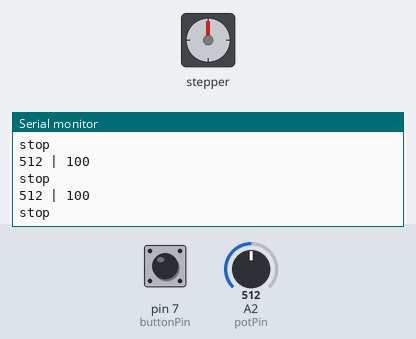
Simulated run of this sketch. Board: Arduino Uno, built with avr-gcc and run on an emulated ATmega328P. Shown: stepper motor, the last lines printed to the serial monitor. The inputs (shaded band) are chosen by the test bench; at power-on: pin 7 (buttonPin) LOW, A2 (potPin) = 512. Stepper angles assume 2048 steps per turn.

Above: at 1.3 s.
1.4 s: pin 7 (buttonPin) pulled HIGH for 0.6 s
At 1.82 s:
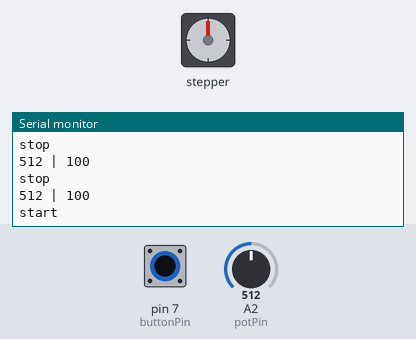
3.5 s: A2 (potPin) set to 716
At 3.83 s:
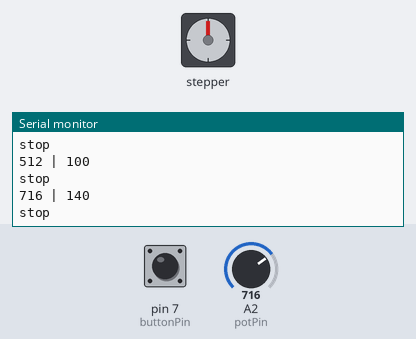
5.0 s: A2 (potPin) set to 900
At 5.33 s:
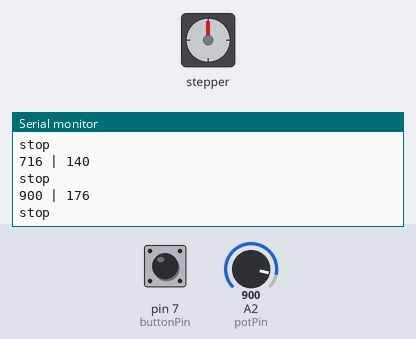
Timing chart, 0 to 8.0 s (numbered marks = the images above; inputs shaded):
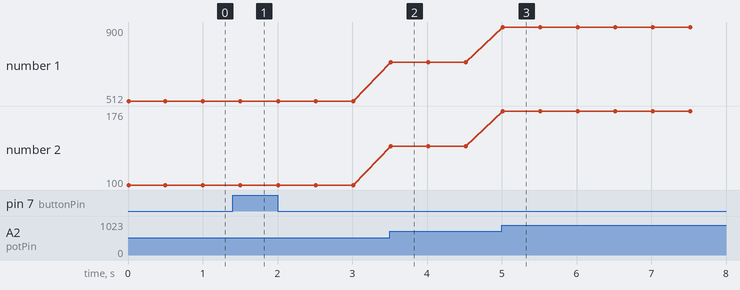

Measured:
- after the input at 3.5 s, the serial monitor: prints a new line at once (image 2)
- after the input at 5.0 s, the serial monitor: prints a new line at once (image 3)
- plotted number 1: 512 → 716 after the input at 3.5 s, 716 → 900 after the input at 5.0 s
- plotted number 2: 100 → 140 after the input at 3.5 s, 140 → 176 after the input at 5.0 s

The sketch:

Slider-arduino.ino
```cpp
#include <Stepper.h>

#define STEPS 64

int buttonPin = 7;
int potPin = 2;
int buttonState = 0;
int potVal = 0;
Stepper stepper(STEPS, 2, 3, 4, 5);

void setup()
{
  Serial.begin(9600);
  Serial.println("start");
  pinMode(buttonPin, INPUT);
  pinMode(potPin, INPUT);
  stepper.setSpeed(100);
}

void loop()
{
  potVal = analogRead(potPin);
  Serial.print(potVal);
  int s = map(potVal, 0, 1023, 1, 200);
  Serial.print(" | ");
  Serial.println(s);

  buttonState = digitalRead(buttonPin);
  if (buttonState == HIGH) {
    Serial.println("start");
//    stepper.setSpeed(s);
    stepper.step(1);
  } else {
    Serial.println("stop");
  }
  delay(500);
}
```
